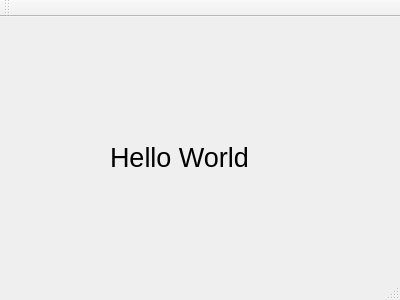
<?xml version="1.0" encoding="UTF-8"?>
<ui version="4.0">
 <class>MainWindow</class>
 <widget class="QMainWindow" name="MainWindow">
  <property name="geometry">
   <rect>
    <x>0</x>
    <y>0</y>
    <width>400</width>
    <height>300</height>
   </rect>
  </property>
  <property name="windowTitle">
   <string>HelloWorld</string>
  </property>
  <widget class="QWidget" name="centralWidget">
   <widget class="QLabel" name="label">
    <property name="geometry">
     <rect>
      <x>110</x>
      <y>90</y>
      <width>261</width>
      <height>101</height>
     </rect>
    </property>
    <property name="font">
     <font>
      <pointsize>20</pointsize>
     </font>
    </property>
    <property name="text">
     <string>Hello World</string>
    </property>
   </widget>
  </widget>
  <widget class="QMenuBar" name="menuBar">
   <property name="geometry">
    <rect>
     <x>0</x>
     <y>0</y>
     <width>400</width>
     <height>21</height>
    </rect>
   </property>
  </widget>
  <widget class="QToolBar" name="mainToolBar">
   <attribute name="toolBarArea">
    <enum>TopToolBarArea</enum>
   </attribute>
   <attribute name="toolBarBreak">
    <bool>false</bool>
   </attribute>
  </widget>
  <widget class="QStatusBar" name="statusBar"/>
 </widget>
 <layoutdefault spacing="6" margin="11"/>
 <resources/>
 <connections/>
</ui>
